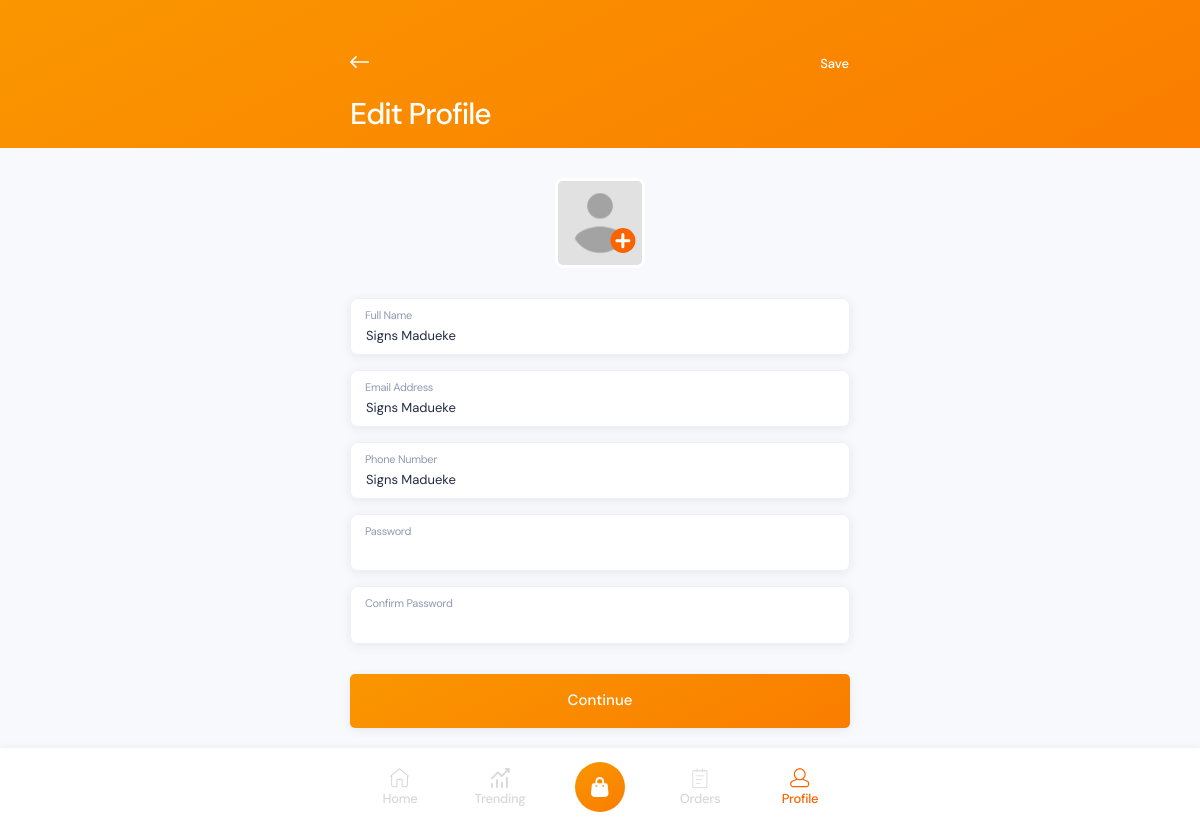
/edit-profile.php (signed in), run on the app's committed database.
### tables this page shows
CREATE TABLE `users` (
  `user_id` int(11) NOT NULL,
  `fullname` varchar(250) NOT NULL,
  `email` varchar(250) NOT NULL,
  `password` varchar(250) NOT NULL,
  `reset` varchar(250) DEFAULT NULL
);

### include/function4user.php (called while the page is built, shortened)
<?php
$link = mysqli_connect(HOST, USER, PASSWORD, DATABASE);
function fetch_user($user_id)
{
    global $link;
    $sql = "SELECT users.*, location.* FROM users
    INNER JOIN location ON users.user_id = location.user_id
    WHERE users.user_id = '$user_id' AND location.location_status = 'active'";
    $query = mysqli_query($link, $sql);
    $row = mysqli_fetch_assoc($query);
    return $row;
}

### include/header.php (called while the page is built)
<?php
require 'include/function4user.php';
if (isset($_SESSION['user_id'])) {
	 $user_id = $_SESSION['user_id'];
  $result = fetch_user($user_id);
   extract($result);
}
?>

### edit-profile.php (the view, shortened to what this page needs)
<?php
require_once 'include/header.php';
?>
<!DOCTYPE html>
<html lang="en">
<head>
	<link rel="stylesheet" href="assets/css/styles.css" />
	<link rel="stylesheet" href="assets/css/flickity.css">
</head>
<body id="edit-profile-page" class="container with-bottom-menu bg-offwhite">
	<section id="header" class="header-primary">
		<div class="header-actions constrain">
			<a href="#" onclick="history.back()" class="back link">
			</a>
			<button class="link save">Save</button>
		</div>
		<div class="text constrain">
			<h1 class="name">Edit Profile</h1>
		</div>
	</section>
	<section id="display-picture" class="constrain">
		<div class="image">
			<img src="assets/images/humans/avatar.png" height="90px" alt="Display Picture">
			<button class="add-picture btn">
				<label for="change-dp" class="change-dp">
				</label>
			</button>
		</div>
	</section>
	<section id="profile-settings">
		<form action="verification" class="settings constrain">
			<div class="setting form-row">
				<div class="details">
					<input value="<?php echo $fullname; ?>" type="text" placeholder="Full name" name="fullname" id="fullname">
					<label for="fullname">Full Name</label>
				</div>
			</div>
			<div class="setting form-row">
				<div class="details">
					<input value="<?php echo $fullname; ?>" type="text" placeholder="Email" name="email" id="email">
					<label for="email">Email Address</label>
				</div>
			</div>
			<div class="setting form-row">
				<div class="details">
					<input value="<?php echo $fullname; ?>" type="text" placeholder="Phone Number" name="phone" id="phone">
					<label for="phone">Phone Number</label>
				</div>
			</div>
			<div class="setting form-row">
				<div class="details">
					<input type="password" placeholder="Password" name="password" id="password">
					<label for="password">Password</label>
				</div>
			</div>
			<div class="setting form-row">
				<div class="details">
					<input type="password" placeholder="Confirm Password" name="cpassword" id="cpassword">
					<label for="cpassword">Confirm Password</label>
				</div>
			</div>
			<div class="setting form-row">
				<button type="submit" class="btn btn-primary">Continue</button>
			</div>
		</form>
	</section>
	<section id="bottom-menu">
		<div class="menu-links constrain">
			<a href="index" style="padding: 20px 10px;" class="link link-secondary">
				<span>Home</span>
			</a>
			<a href="trending" style="padding: 20px 10px;" class="link link-secondary">
				<span>Trending</span>
			</a>
			<a href="cart" style="padding: 15px;" class="link link-secondary">
			</a>
			<a href="orders" style="padding: 20px 10px;" class="link link-secondary">
				<span>Orders</span>
			</a>
			<a href="profile" style="padding: 20px 10px;" class="link link-secondary active">
				<span>Profile</span>
			</a>
		</div>
	</section>
</body>
</html>

### data on the page
users: fullname "Signs Madueke", email "Signs Madueke", phone "Signs Madueke"
